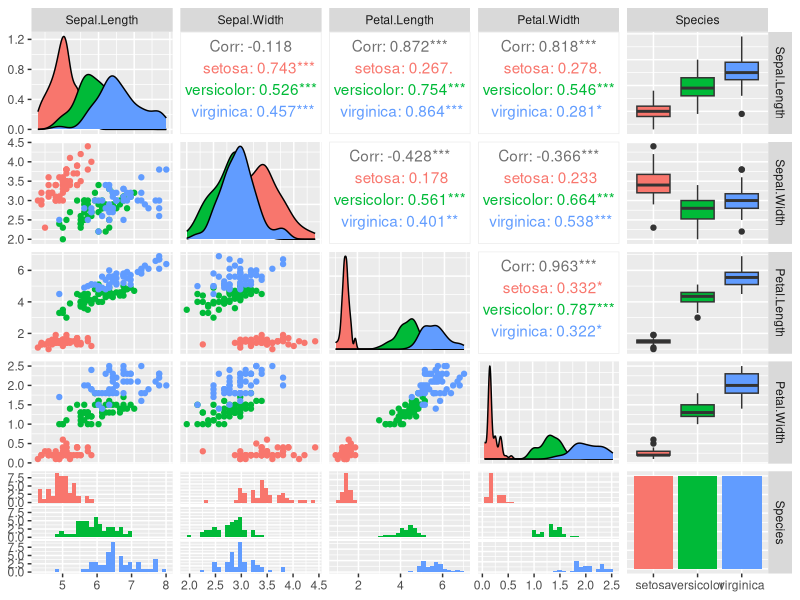

Reproduce this figure in R.
library (datasets)
data(iris)
View(iris)

unique(iris$Species)

library(GGally)
ggpairs(iris, mapping=ggplot2::aes(colour = Species))


#This gives us a lot of information for a single line of code. First, we can see the data distributions per column and species on the diagonal. Then we see all the pair-wise scatter plots on the tiles left to the diagonal, again segregated by color. It is, for example, obvious that a line can be drawn to separate setosa against versicolor and virginica. 